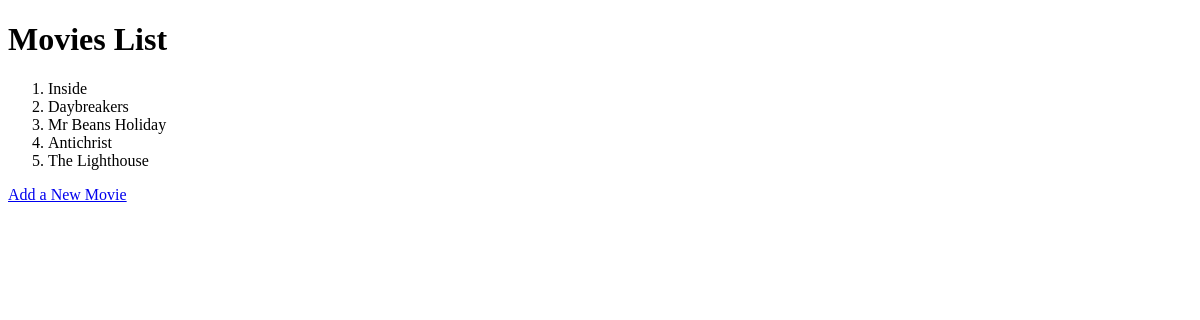
Before: / with the older database file.
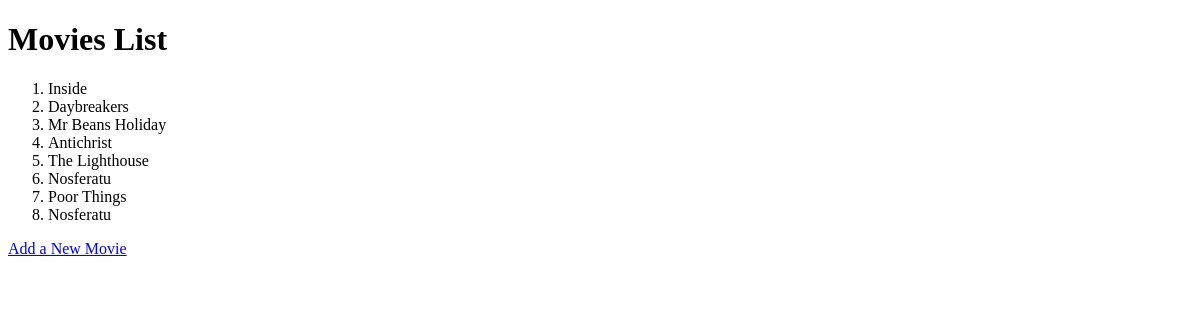
After: the same page with the newer database file.
### flask_application_assignment.py (models this page shows)
class Movie(db.Model):
    __table_args__ = {'extend_existing': True}
    __tablename__ = 'movies'
    id = db.Column(db.Integer, primary_key=True)
    name = db.Column(db.String(100), nullable=False)
    year = db.Column(db.Integer, nullable=True)
    oscars = db.Column(db.Integer, nullable=True)

### flask_application_assignment.py (the view)
@app.route('/', methods=['GET'])
def index():
    movie_list = Movie.query.all()
    return render_template('index.html', movies=movie_list)

### templates/index.html (shortened to what this page needs)
<!DOCTYPE html>
<html lang="en">
<head>
</head>
<body>
    <h1>Movies List</h1>
    <ol>
        {% for movie in movies %}
            <li>{{ movie.name }}</li>
        {% endfor %}
    </ol>
    <a href="{{ url_for('add_movie') }}">Add a New Movie</a>
</body>
</html>

Changed rows visible on the page:
added Movie: name "Nosferatu"
added Movie: name "Poor Things"
added Movie: name "Nosferatu"
